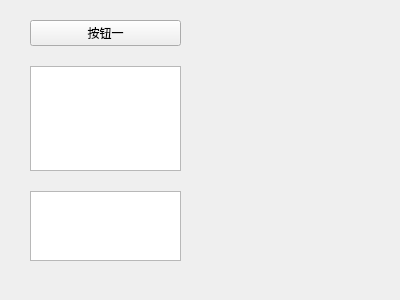
<?xml version="1.0" encoding="UTF-8"?>
<ui version="4.0">
 <class>Form</class>
 <widget class="QWidget" name="Form">
  <property name="geometry">
   <rect>
    <x>0</x>
    <y>0</y>
    <width>400</width>
    <height>300</height>
   </rect>
  </property>
  <property name="windowTitle">
   <string>Form</string>
  </property>
  <widget class="QWidget" name="verticalLayoutWidget">
   <property name="geometry">
    <rect>
     <x>20</x>
     <y>10</y>
     <width>171</width>
     <height>261</height>
    </rect>
   </property>
   <layout class="QVBoxLayout" name="verticalLayout" stretch="1,2,1">
    <property name="spacing">
     <number>20</number>
    </property>
    <property name="leftMargin">
     <number>10</number>
    </property>
    <property name="topMargin">
     <number>10</number>
    </property>
    <property name="rightMargin">
     <number>10</number>
    </property>
    <property name="bottomMargin">
     <number>10</number>
    </property>
    <item>
     <widget class="QPushButton" name="pushButton">
      <property name="text">
       <string>按钮一</string>
      </property>
     </widget>
    </item>
    <item>
     <widget class="QPlainTextEdit" name="plainTextEdit"/>
    </item>
    <item>
     <widget class="QTextEdit" name="textEdit"/>
    </item>
   </layout>
  </widget>
 </widget>
 <resources/>
 <connections/>
</ui>
